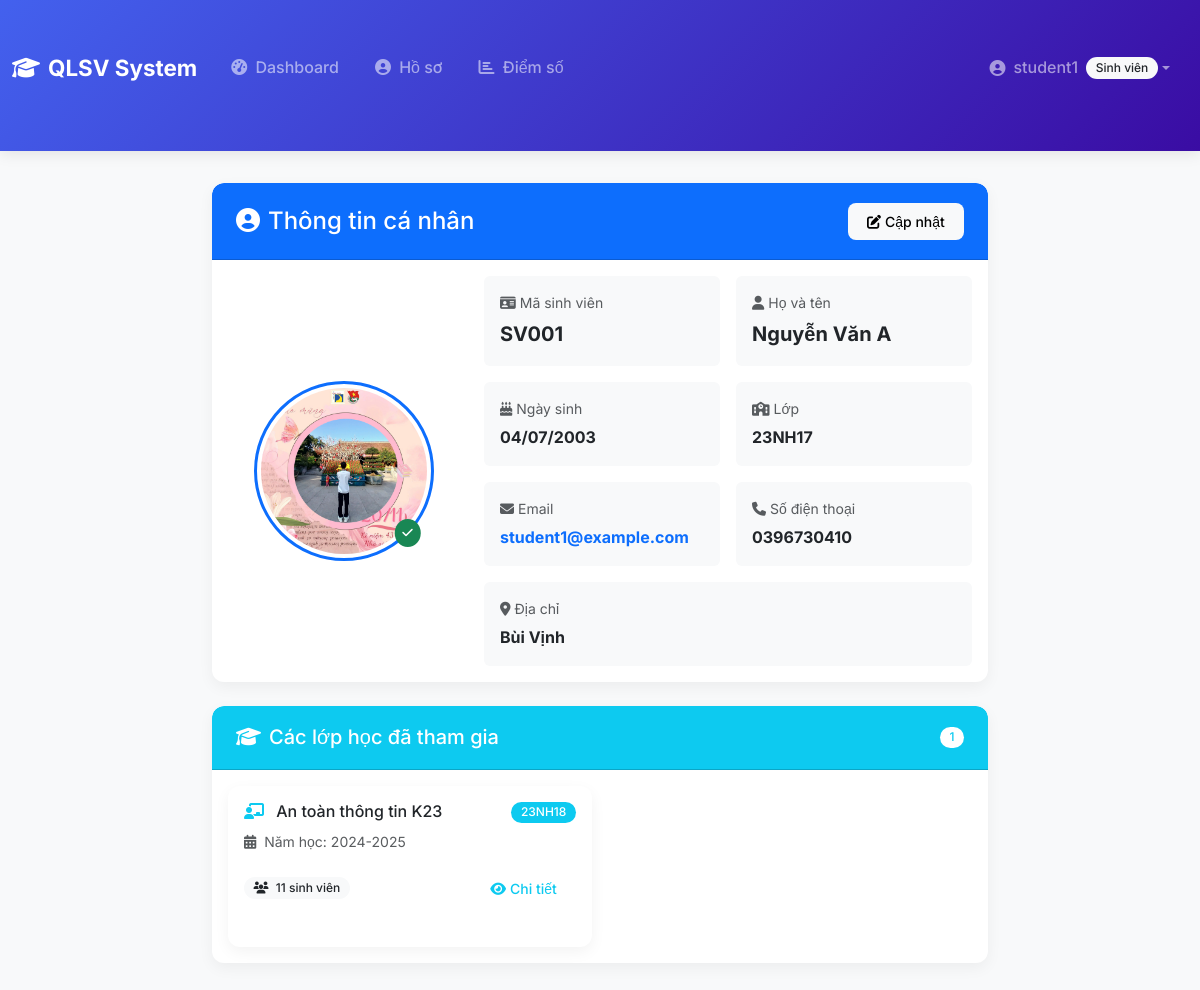
Screenshot of /students/profile/ (signed in) with the database file from the repository.
### accounts/models.py (models this page shows, shortened)
class CustomUser(AbstractUser):
    ROLE_CHOICES = (
        ('admin', 'Admin'),
        ('teacher', 'Giáo viên'),
        ('student', 'Sinh viên'),
    )
    role = models.CharField(max_length=10, choices=ROLE_CHOICES, default='student')

### student/models.py (models this page shows, shortened)
class StudentProfile(models.Model):
    user = models.OneToOneField(User, on_delete=models.CASCADE, related_name='student_profile')
    student = models.OneToOneField(Student, on_delete=models.CASCADE, related_name='profile', null=True, blank=True)
    phone = models.CharField(max_length=15, blank=True)
    address = models.TextField(blank=True)
    avatar = models.ImageField(upload_to='avatars/', blank=True, null=True)
    created_at = models.DateTimeField(auto_now_add=True)
    updated_at = models.DateTimeField(auto_now=True)

class Student(models.Model):
    user = models.OneToOneField(User, on_delete=models.CASCADE, null=True, blank=True)
    ma_sv = models.CharField(max_length=20, unique=True)  # Mã sinh viên
    ho_ten = models.CharField(max_length=100)
    ngay_sinh = models.DateField()
    lop = models.CharField(max_length=50)
    email = models.EmailField(unique=True)

### classes/models.py (models this page shows, shortened)
class Class(models.Model):
    ma_lop = models.CharField(max_length=20, unique=True, verbose_name="Mã lớp")
    ten_lop = models.CharField(max_length=100, verbose_name="Tên lớp")
    giao_vien_chu_nhiem = models.ForeignKey(
        User,
        on_delete=models.SET_NULL,
        null=True,
        blank=True,
        related_name='classes_managed',
        limit_choices_to={'role': 'teacher'},
        verbose_name="Giáo viên chủ nhiệm"
    )
    students = models.ManyToManyField(
        Student,
        related_name='classes',
        blank=True,
        verbose_name="Sinh viên"
    )
    nam_hoc = models.CharField(max_length=20, default="2024-2025", verbose_name="Năm học")
    created_at = models.DateTimeField(auto_now_add=True)
    updated_at = models.DateTimeField(auto_now=True)
    class Meta:
        verbose_name = "Lớp học"
        verbose_name_plural = "Lớp học"
        ordering = ['ma_lop']

### student/views.py (the view)
# urls.py: path("profile/", views.student_profile, name="student_profile"),
@login_required
def student_profile(request):
    try:
        student = Student.objects.get(user=request.user)
    except Student.DoesNotExist:
        messages.error(request, "Không tìm thấy thông tin sinh viên.")
        return redirect('login')
    profile, created = StudentProfile.objects.get_or_create(
        user=request.user,
        defaults={'student': student}
    )
    if not profile.student:
        profile.student = student
        profile.save()
    return render(request, "student/student_profile.html", {
        "student": student,
        "profile": profile
    })

### student/templates/student/student_profile.html (shortened to what this page needs)
{% extends 'base.html' %}
{% block content %}
<div class="row">
    <div class="col-lg-8 mx-auto">
        <div class="card mb-4">
            <div class="card-header bg-primary text-white d-flex justify-content-between align-items-center">
                <h4 class="mb-0"><i class="fas fa-user-circle me-2"></i>Thông tin cá nhân</h4>
                <a href="{% url 'student_profile_update' %}" class="btn btn-light btn-sm">
                    <i class="fas fa-edit me-1"></i>Cập nhật
                </a>
            </div>
            <div class="card-body">
                <div class="row align-items-center">
                    <div class="col-md-4 text-center mb-4 mb-md-0">
                        <div class="position-relative d-inline-block">
                            {% if profile.avatar %}
                                <img src="{{ profile.avatar.url }}" alt="Avatar"
                                     class="img-thumbnail rounded-circle border-primary border-3"
                                     style="width: 180px; height: 180px; object-fit: cover;">
                            {% else %}
                                <div class="avatar-circle">
                                    <i class="fas fa-user"></i>
                                </div>
                            {% endif %}
                            <div class="position-absolute bottom-0 end-0 translate-middle">
                                <span class="badge bg-success rounded-circle p-2">
                                    <i class="fas fa-check"></i>
                                </span>
                            </div>
                        </div>
                    </div>
                    <div class="col-md-8">
                        <div class="row g-3">
                            <div class="col-md-6">
                                <div class="bg-light p-3 rounded">
                                    <small class="text-muted d-block mb-1">
                                        <i class="fas fa-id-card me-1"></i>Mã sinh viên
                                    </small>
                                    <strong class="fs-5">{{ student.ma_sv }}</strong>
                                </div>
                            </div>
                            <div class="col-md-6">
                                <div class="bg-light p-3 rounded">
                                    <small class="text-muted d-block mb-1">
                                        <i class="fas fa-user me-1"></i>Họ và tên
                                    </small>
                                    <strong class="fs-5">{{ student.ho_ten }}</strong>
                                </div>
                            </div>
                            <div class="col-md-6">
                                <div class="bg-light p-3 rounded">
                                    <small class="text-muted d-block mb-1">
                                        <i class="fas fa-birthday-cake me-1"></i>Ngày sinh
                                    </small>
                                    <strong>{{ student.ngay_sinh|date:"d/m/Y" }}</strong>
                                </div>
                            </div>
                            <div class="col-md-6">
                                <div class="bg-light p-3 rounded">
                                    <small class="text-muted d-block mb-1">
                                        <i class="fas fa-school me-1"></i>Lớp
                                    </small>
                                    <strong>{{ student.lop }}</strong>
                                </div>
                            </div>
                            <div class="col-md-6">
                                <div class="bg-light p-3 rounded">
                                    <small class="text-muted d-block mb-1">
                                        <i class="fas fa-envelope me-1"></i>Email
                                    </small>
                                    <a href="mailto:{{ student.email }}" class="text-decoration-none">
                                        <strong>{{ student.email }}</strong>
                                    </a>
                                </div>
                            </div>
                            <div class="col-md-6">
                                <div class="bg-light p-3 rounded">
                                    <small class="text-muted d-block mb-1">
                                        <i class="fas fa-phone me-1"></i>Số điện thoại
                                    </small>
                                    <strong>{{ profile.phone|default:"Chưa cập nhật" }}</strong>
                                </div>
                            </div>
                            <div class="col-12">
                                <div class="bg-light p-3 rounded">
                                    <small class="text-muted d-block mb-1">
                                        <i class="fas fa-map-marker-alt me-1"></i>Địa chỉ
                                    </small>
                                    <strong>{{ profile.address|default:"Chưa cập nhật" }}</strong>
                                </div>
                            </div>
                        </div>
                    </div>
                </div>
            </div>
        </div>
        <div class="card">
            <div class="card-header bg-info text-white d-flex justify-content-between align-items-center">
                <h5 class="mb-0"><i class="fas fa-graduation-cap me-2"></i>Các lớp học đã tham gia</h5>
                <span class="badge bg-white text-info">{{ student.classes.all.count }}</span>
            </div>
            <div class="card-body">
                {% if student.classes.all %}
                    <div class="row g-3">
                        {% for class_obj in student.classes.all %}
                            <div class="col-md-6">
                                <div class="card border-info border-2 h-100">
                                    <div class="card-body">
                                        <div class="d-flex justify-content-between align-items-start mb-2">
                                            <h6 class="card-title mb-0">
                                                <i class="fas fa-chalkboard-teacher text-info me-2"></i>
                                                {{ class_obj.ten_lop }}
                                            </h6>
                                            <span class="badge bg-info">{{ class_obj.ma_lop }}</span>
                                        </div>
                                        <p class="card-text text-muted small">
                                            <i class="fas fa-calendar-alt me-1"></i>
                                            Năm học: {{ class_obj.nam_hoc }}
                                        </p>
                                        <div class="d-flex justify-content-between align-items-center mt-3">
                                            <span class="badge bg-light text-dark">
                                                <i class="fas fa-users me-1"></i>
                                                {{ class_obj.students.count }} sinh viên
                                            </span>
                                            <a href="#" class="btn btn-outline-info btn-sm">
                                                <i class="fas fa-eye me-1"></i>Chi tiết
                                            </a>
                                        </div>
                                    </div>
                                </div>
                            </div>
                        {% endfor %}
                    </div>
                {% endif %}
            </div>
        </div>
    </div>
</div>
{% endblock %}

### student/templates/base.html (shortened to what this page needs)
<!DOCTYPE html>
<html lang="vi">
<head>
    <link href="https://cdn.jsdelivr.net/npm/bootstrap@5.3.3/dist/css/bootstrap.min.css" rel="stylesheet">
    <link rel="stylesheet" href="https://cdnjs.cloudflare.com/ajax/libs/font-awesome/6.4.0/css/all.min.css">
</head>
<body class="bg-light">
<nav class="navbar navbar-expand-lg navbar-dark" style="background: linear-gradient(135deg, var(--primary-color), var(--secondary-color));">
    <div class="container">
        <a class="navbar-brand d-flex align-items-center" href="{% if user.is_authenticated %}{% url 'home' %}{% else %}{% url 'login' %}{% endif %}">
            <i class="fas fa-graduation-cap me-2"></i>
            <span>QLSV System</span>
        </a>
        <div class="collapse navbar-collapse" id="navbarNav">
            <ul class="navbar-nav me-auto">
                {% if user.is_authenticated %}
                    {% if user.role == 'admin' %}
                        <li class="nav-item dropdown">
                            <a class="nav-link dropdown-toggle" href="#" id="adminDropdown" role="button" data-bs-toggle="dropdown">
                                <i class="fas fa-tachometer-alt me-1"></i> Quản trị
                            </a>
                            <ul class="dropdown-menu">
                                <li><a class="dropdown-item" href="{% url 'dashboard' %}">
                                    <i class="fas fa-chart-line me-2"></i>Dashboard
                                </a></li>
                                <li><hr class="dropdown-divider"></li>
                                <li><h6 class="dropdown-header">Quản lý hệ thống</h6></li>
                                <li><a class="dropdown-item" href="{% url 'admin_user_list' %}">
                                    <i class="fas fa-users-cog me-2"></i>Tài khoản người dùng
                                </a></li>
                                <li><a class="dropdown-item" href="{% url 'admin_teacher_list' %}">
                                    <i class="fas fa-chalkboard-teacher me-2"></i>Giáo viên
                                </a></li>
                            </ul>
                        </li>
                        <li class="nav-item">
                            <a href="{% url 'student_list' %}" class="nav-link">
                                <i class="fas fa-users me-1"></i> Sinh viên
                            </a>
                        </li>
                        <li class="nav-item">
                            <a href="{% url 'class_list' %}" class="nav-link">
                                <i class="fas fa-school me-1"></i> Lớp học
                            </a>
                        </li>
                        <li class="nav-item">
                            <a href="{% url 'subject_list' %}" class="nav-link">
                                <i class="fas fa-book me-1"></i> Môn học
                            </a>
                        </li>
                        <li class="nav-item">
                            <a href="{% url 'grade_list' %}" class="nav-link">
                                <i class="fas fa-clipboard-check me-1"></i> Điểm số
                            </a>
                        </li>
                    {% elif user.role == 'student' %}
                        <li class="nav-item">
                            <a href="{% url 'student_dashboard' %}" class="nav-link">
                                <i class="fas fa-tachometer-alt me-1"></i> Dashboard
                            </a>
                        </li>
                        <li class="nav-item">
                            <a href="{% url 'student_profile' %}" class="nav-link">
                                <i class="fas fa-user-circle me-1"></i> Hồ sơ
                            </a>
                        </li>
                        <li class="nav-item">
                            <a href="{% url 'student_grades' %}" class="nav-link">
                                <i class="fas fa-chart-bar me-1"></i> Điểm số
                            </a>
                        </li>
                    {% endif %}
                {% endif %}
            </ul>
            <ul class="navbar-nav">
                {% if user.is_authenticated %}
                    <li class="nav-item dropdown">
                        <a class="nav-link dropdown-toggle d-flex align-items-center" href="#" id="userDropdown" role="button" data-bs-toggle="dropdown">
                            <i class="fas fa-user-circle me-2"></i>
                            <span>{{ user.username }}</span>
                            <span class="badge bg-light text-dark ms-2">{{ user.get_role_display }}</span>
                        </a>
                    </li>
                {% else %}
                    <li class="nav-item">
                        <a href="{% url 'login' %}" class="nav-link">
                            <i class="fas fa-sign-in-alt me-1"></i> Đăng nhập
                        </a>
                    </li>
                {% endif %}
            </ul>
        </div>
    </div>
</nav>
<div class="container">
    {% block content %}{% endblock %}
</div>
</body>
</html>

### rows the page displays
CustomUser: username "student1", role "Sinh viên"
StudentProfile: avatar (picture), phone "0396730410", address "Bùi Vịnh"
Student: ma_sv "SV001", ho_ten "Nguyễn Văn A", ngay_sinh "04/07/2003", lop "23NH17", email "student1@example.com", classes.all.count "1"
Class: ten_lop "An toàn thông tin K23", ma_lop "23NH18", nam_hoc "2024-2025", students.count "11"
